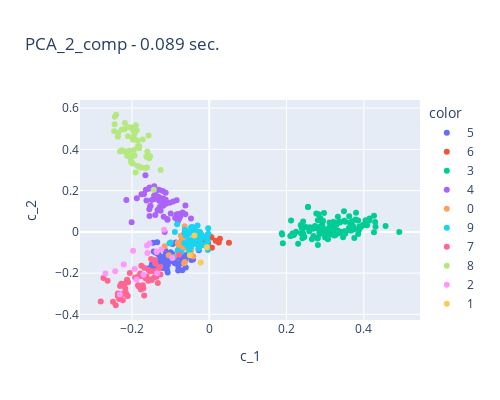
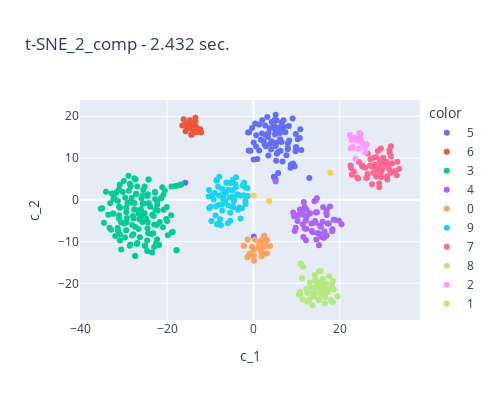
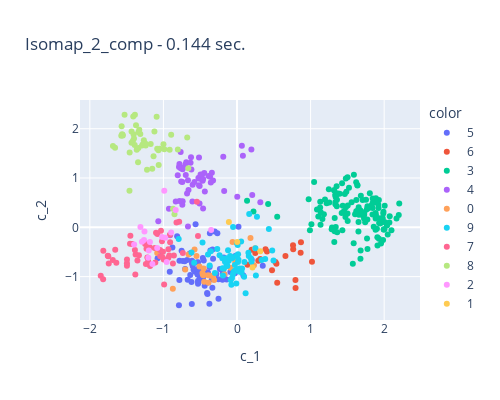
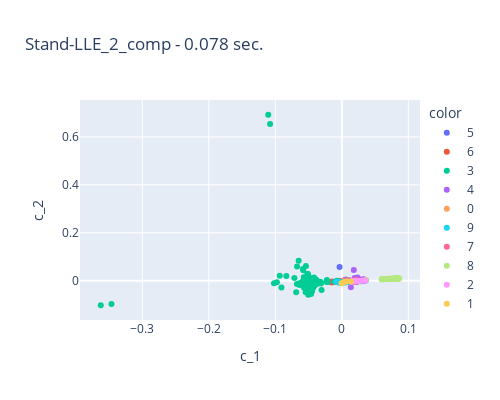

The notebook cell these images were saved under, in order:
### Markdown cell above
We note from the figures below that separation and density among the clusters varies according to the embedding employed and the number of dimensions.

UMAP in 3 dimensions and T-SNE in 2 dimensions perform exceptionally well (at least from simply looking at the plots).

### Code cell
for fig in figs:
    fig.show()
